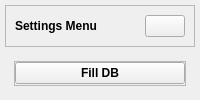
     <widget class="QWidget" name="centerMenuContainer" native="true">
      <property name="styleSheet">
       <string notr="true">font-size: 12px;
font-weight: 500;</string>
      </property>
      <layout class="QVBoxLayout" name="verticalLayout_6">
       <property name="leftMargin">
        <number>0</number>
       </property>
       <property name="topMargin">
        <number>0</number>
       </property>
       <property name="rightMargin">
        <number>0</number>
       </property>
       <property name="bottomMargin">
        <number>0</number>
       </property>
       <item alignment="Qt::AlignLeft">
        <widget class="QWidget" name="centerMenuSubContainer" native="true">
         <property name="minimumSize">
          <size>
           <width>200</width>
           <height>0</height>
          </size>
         </property>
         <layout class="QVBoxLayout" name="verticalLayout_7">
          <property name="spacing">
           <number>5</number>
          </property>
          <property name="leftMargin">
           <number>5</number>
          </property>
          <property name="topMargin">
           <number>5</number>
          </property>
          <property name="rightMargin">
           <number>5</number>
          </property>
          <property name="bottomMargin">
           <number>5</number>
          </property>
          <item alignment="Qt::AlignTop">
           <widget class="QFrame" name="frame_4">
            <property name="frameShape">
             <enum>QFrame::StyledPanel</enum>
            </property>
            <property name="frameShadow">
             <enum>QFrame::Raised</enum>
            </property>
            <layout class="QHBoxLayout" name="horizontalLayout_2">
             <item>
              <widget class="QLabel" name="label">
               <property name="text">
                <string>Settings Menu</string>
               </property>
               <property name="alignment">
                <set>Qt::AlignCenter</set>
               </property>
              </widget>
             </item>
             <item alignment="Qt::AlignRight">
              <widget class="QPushButton" name="pushButton">
               <property name="cursor">
                <cursorShape>PointingHandCursor</cursorShape>
               </property>
               <property name="toolTip">
                <string>Close Settings</string>
               </property>
               <property name="text">
                <string/>
               </property>
               <property name="icon">
                <iconset resource="resources.qrc">
                 <normaloff>:/icons/icons/x-circle.svg</normaloff>:/icons/icons/x-circle.svg</iconset>
               </property>
               <property name="iconSize">
                <size>
                 <width>24</width>
                 <height>24</height>
                </size>
               </property>
              </widget>
             </item>
            </layout>
           </widget>
          </item>
          <item>
           <widget class="QStackedWidget" name="stackedWidget_settings">
            <property name="currentIndex">
             <number>0</number>
            </property>
            <widget class="QWidget" name="page_settings">
             <layout class="QVBoxLayout" name="verticalLayout_8">
              <item>
               <widget class="QFrame" name="frame_22">
                <property name="frameShape">
                 <enum>QFrame::StyledPanel</enum>
                </property>
                <property name="frameShadow">
                 <enum>QFrame::Raised</enum>
                </property>
                <layout class="QHBoxLayout" name="horizontalLayout_13">
                 <property name="spacing">
                  <number>0</number>
                 </property>
                 <property name="leftMargin">
                  <number>0</number>
                 </property>
                 <property name="topMargin">
                  <number>0</number>
                 </property>
                 <property name="rightMargin">
                  <number>0</number>
                 </property>
                 <property name="bottomMargin">
                  <number>0</number>
                 </property>
                 <item alignment="Qt::AlignTop">
                  <widget class="QPushButton" name="fillDbBtn">
                   <property name="cursor">
                    <cursorShape>PointingHandCursor</cursorShape>
                   </property>
                   <property name="text">
                    <string>Fill DB</string>
                   </property>
                   <property name="icon">
                    <iconset resource="resources.qrc">
                     <normaloff>:/icons/icons/database.svg</normaloff>:/icons/icons/database.svg</iconset>
                   </property>
                   <property name="iconSize">
                    <size>
                     <width>24</width>
                     <height>24</height>
                    </size>
                   </property>
                  </widget>
                 </item>
                </layout>
               </widget>
              </item>
             </layout>
            </widget>
           </widget>
          </item>
         </layout>
        </widget>
       </item>
      </layout>
     </widget>
